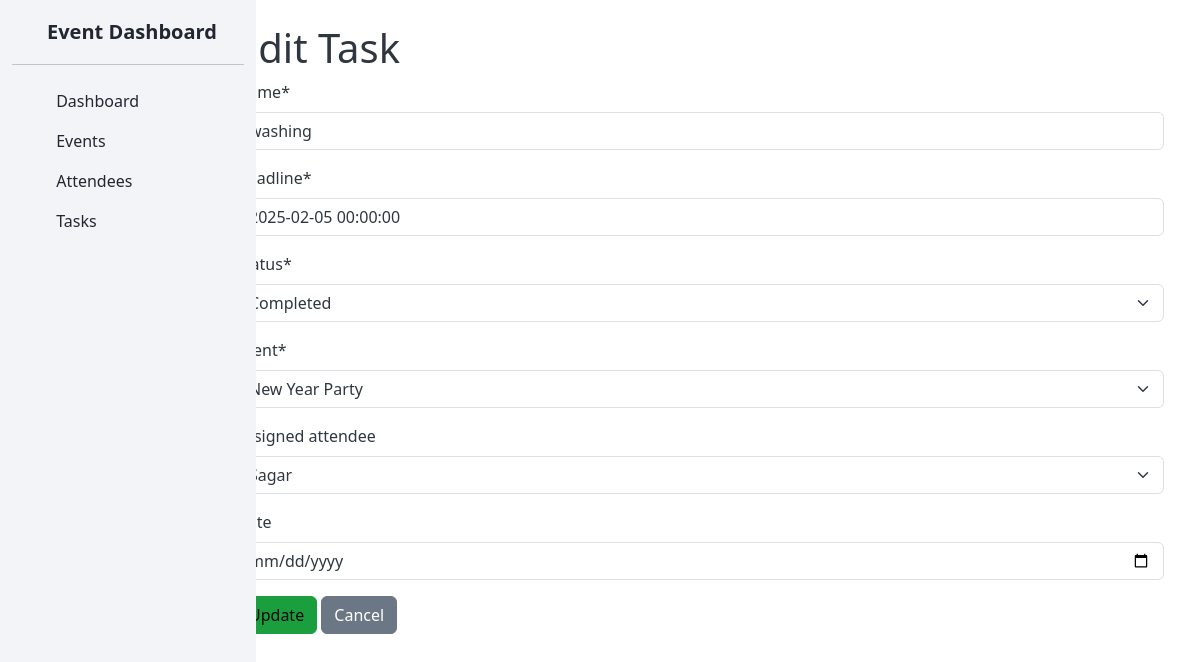
/tasks/5/edit/, run on the app's committed database.
### events/models.py (models this page shows, shortened)
class Task(models.Model):
    name = models.CharField(max_length=100)
    deadline = models.DateTimeField()
    status = models.CharField(max_length=50, choices=[('Pending', 'Pending'), ('Completed', 'Completed')])
    event = models.ForeignKey(Event, on_delete=models.CASCADE, related_name='tasks')
    assigned_attendee = models.ForeignKey(Attendee, on_delete=models.SET_NULL, null=True, blank=True)

class Event(models.Model):
    name = models.CharField(max_length=200)
    description = models.TextField()
    location = models.CharField(max_length=200)
    date = models.DateTimeField()
    attendees = models.ManyToManyField('Attendee', related_name='events', blank=False)
    def __str__(self):
        return self.name

class Attendee(models.Model):
    name = models.CharField(max_length=100)
    email = models.EmailField(unique=True)
    event = models.ForeignKey(Event, on_delete=models.CASCADE, related_name='event_attendees')
    def __str__(self):
        return self.name

### events/views.py (the view)
# urls.py: path('tasks/<int:pk>/edit/', views.task_create_edit, name='task_update'),
def task_create_edit(request, pk=None):
    if pk:
        task = get_object_or_404(Task, pk=pk)
        form_title = 'Edit Task'
    else:
        task = None
        form_title = 'Create Task'
    if request.method == 'POST':
        form = TaskForm(request.POST, instance=task)
        if form.is_valid():
            form.save()
            print("Form is valid and saved.")
            return redirect('task_list')
        else:
            print("Form is not valid.")
    else:
        form = TaskForm(instance=task)
    form.helper = FormHelper()
    form.helper.form_method = 'POST'
    form.helper.add_input(Submit('submit', 'Save'))
    return render(request, 'events/form.html', {
        'form': form,
        'form_title': form_title
    })

### events/forms.py
class TaskForm(forms.ModelForm):
    class Meta:
        model = Task
        fields = ['name', 'deadline', 'status', 'event', 'assigned_attendee']

### events/templates/events/form.html (shortened to what this page needs)
{% extends 'events/navbar.html' %}
{% load crispy_forms_tags %}
{% block content %}
<div class="container mt-4">
    <h1>{{ form_title }}</h1>
    <form method="POST" class="needs-validation" novalidate>
        {{ form|crispy }}
        <div class="mb-3">
            <label for="id_date" class="form-label">Date</label>
            <input type="date" id="id_date" name="date" class="form-control" value="{{ form.date.value }}">
        </div>
        <button type="submit" class="btn btn-success">
            {% if form.instance.pk %}
                Update
            {% else %}
                Create
            {% endif %}
        </button>
        <a href="{% url 'event_list' %}" class="btn btn-secondary">Cancel</a>
    </form>
</div>
{% endblock %}

### data on the page
Task: name "washing", deadline "2025-02-05 00:00:00", status "Completed", event "New Year Party", assigned_attendee "Sagar"
